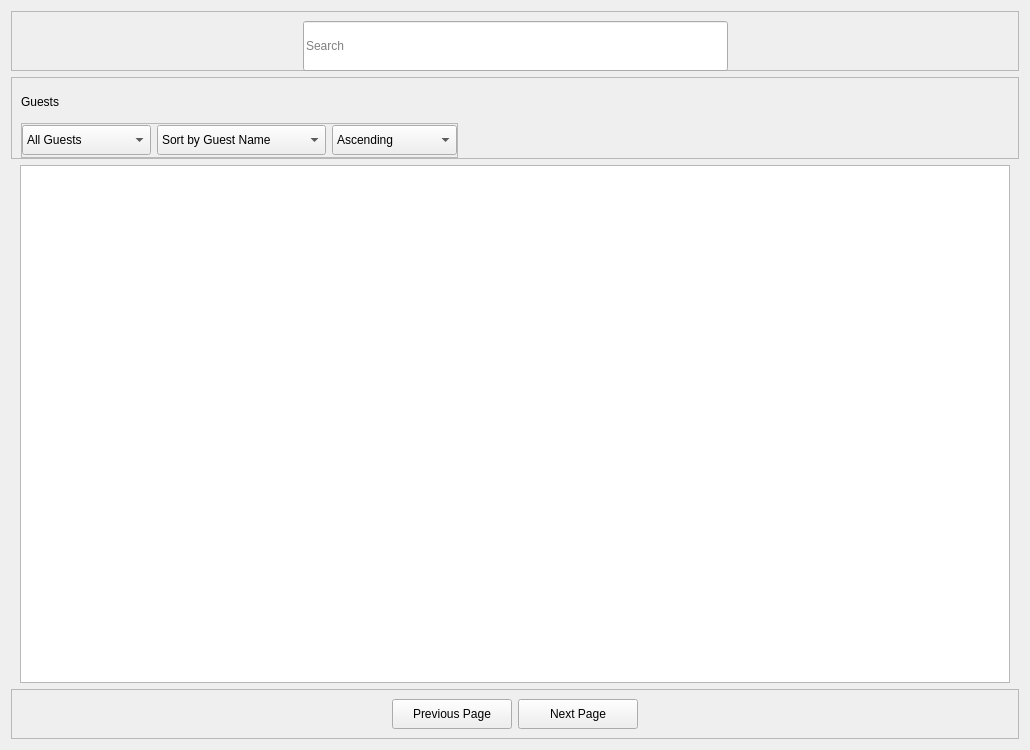
<?xml version="1.0" encoding="UTF-8"?>
<ui version="4.0">
 <class>Widget</class>
 <widget class="QWidget" name="Widget">
  <property name="geometry">
   <rect>
    <x>0</x>
    <y>0</y>
    <width>1030</width>
    <height>750</height>
   </rect>
  </property>
  <property name="minimumSize">
   <size>
    <width>1030</width>
    <height>750</height>
   </size>
  </property>
  <property name="windowTitle">
   <string>Form</string>
  </property>
  <layout class="QGridLayout" name="gridLayout">
   <item row="1" column="0">
    <widget class="QFrame" name="guest_list_label_and_actions_frame">
     <property name="minimumSize">
      <size>
       <width>0</width>
       <height>50</height>
      </size>
     </property>
     <property name="frameShape">
      <enum>QFrame::StyledPanel</enum>
     </property>
     <property name="frameShadow">
      <enum>QFrame::Raised</enum>
     </property>
     <layout class="QGridLayout" name="gridLayout_4">
      <property name="bottomMargin">
       <number>0</number>
      </property>
      <item row="2" column="0">
       <widget class="QFrame" name="actions_frame">
        <property name="minimumSize">
         <size>
          <width>0</width>
          <height>35</height>
         </size>
        </property>
        <property name="frameShape">
         <enum>QFrame::StyledPanel</enum>
        </property>
        <property name="frameShadow">
         <enum>QFrame::Raised</enum>
        </property>
        <layout class="QGridLayout" name="gridLayout_6">
         <property name="leftMargin">
          <number>0</number>
         </property>
         <property name="topMargin">
          <number>0</number>
         </property>
         <property name="rightMargin">
          <number>0</number>
         </property>
         <property name="bottomMargin">
          <number>0</number>
         </property>
         <item row="0" column="2">
          <widget class="QComboBox" name="sort_type_combobox">
           <property name="minimumSize">
            <size>
             <width>125</width>
             <height>30</height>
            </size>
           </property>
           <property name="cursor">
            <cursorShape>PointingHandCursor</cursorShape>
           </property>
           <item>
            <property name="text">
             <string>Ascending</string>
            </property>
           </item>
           <item>
            <property name="text">
             <string>Descending</string>
            </property>
           </item>
          </widget>
         </item>
         <item row="0" column="1">
          <widget class="QComboBox" name="sort_by_combobox">
           <property name="minimumSize">
            <size>
             <width>125</width>
             <height>30</height>
            </size>
           </property>
           <property name="cursor">
            <cursorShape>PointingHandCursor</cursorShape>
           </property>
           <item>
            <property name="text">
             <string>Sort by Guest Name</string>
            </property>
           </item>
           <item>
            <property name="text">
             <string>Sort by Phone Number</string>
            </property>
           </item>
           <item>
            <property name="text">
             <string>Sort by Last Visit Date</string>
            </property>
           </item>
           <item>
            <property name="text">
             <string>Sort by Visit Count</string>
            </property>
           </item>
           <item>
            <property name="text">
             <string>Sort by Total Amount Due</string>
            </property>
           </item>
          </widget>
         </item>
         <item row="0" column="0">
          <widget class="QComboBox" name="show_type_combobox">
           <property name="minimumSize">
            <size>
             <width>125</width>
             <height>30</height>
            </size>
           </property>
           <item>
            <property name="text">
             <string>All Guests</string>
            </property>
           </item>
           <item>
            <property name="text">
             <string>Currently Staying</string>
            </property>
           </item>
           <item>
            <property name="text">
             <string>With Reservations</string>
            </property>
           </item>
           <item>
            <property name="text">
             <string>Active Guests</string>
            </property>
           </item>
          </widget>
         </item>
        </layout>
       </widget>
      </item>
      <item row="1" column="0">
       <widget class="QLabel" name="guests_label">
        <property name="minimumSize">
         <size>
          <width>0</width>
          <height>30</height>
         </size>
        </property>
        <property name="text">
         <string>Guests</string>
        </property>
       </widget>
      </item>
      <item row="2" column="1">
       <spacer name="hs_3">
        <property name="orientation">
         <enum>Qt::Horizontal</enum>
        </property>
        <property name="sizeHint" stdset="0">
         <size>
          <width>40</width>
          <height>20</height>
         </size>
        </property>
       </spacer>
      </item>
     </layout>
    </widget>
   </item>
   <item row="0" column="0">
    <widget class="QFrame" name="search_bar_frame">
     <property name="minimumSize">
      <size>
       <width>0</width>
       <height>60</height>
      </size>
     </property>
     <property name="maximumSize">
      <size>
       <width>16777215</width>
       <height>60</height>
      </size>
     </property>
     <property name="frameShape">
      <enum>QFrame::StyledPanel</enum>
     </property>
     <property name="frameShadow">
      <enum>QFrame::Raised</enum>
     </property>
     <layout class="QGridLayout" name="gridLayout_3">
      <property name="leftMargin">
       <number>0</number>
      </property>
      <property name="rightMargin">
       <number>0</number>
      </property>
      <property name="spacing">
       <number>0</number>
      </property>
      <item row="0" column="0">
       <spacer name="hs_1">
        <property name="orientation">
         <enum>Qt::Horizontal</enum>
        </property>
        <property name="sizeHint" stdset="0">
         <size>
          <width>40</width>
          <height>20</height>
         </size>
        </property>
       </spacer>
      </item>
      <item row="0" column="1">
       <widget class="QLineEdit" name="search_lineedit">
        <property name="minimumSize">
         <size>
          <width>425</width>
          <height>50</height>
         </size>
        </property>
        <property name="readOnly">
         <bool>false</bool>
        </property>
        <property name="placeholderText">
         <string>Search</string>
        </property>
       </widget>
      </item>
      <item row="0" column="2">
       <spacer name="hs_2">
        <property name="orientation">
         <enum>Qt::Horizontal</enum>
        </property>
        <property name="sizeHint" stdset="0">
         <size>
          <width>40</width>
          <height>20</height>
         </size>
        </property>
       </spacer>
      </item>
     </layout>
    </widget>
   </item>
   <item row="2" column="0">
    <widget class="QFrame" name="guest_table_view_frame">
     <property name="frameShape">
      <enum>QFrame::NoFrame</enum>
     </property>
     <property name="frameShadow">
      <enum>QFrame::Raised</enum>
     </property>
     <layout class="QGridLayout" name="gridLayout_2">
      <property name="topMargin">
       <number>0</number>
      </property>
      <property name="bottomMargin">
       <number>0</number>
      </property>
      <item row="0" column="0">
       <widget class="QTableView" name="guest_table_view">
        <property name="verticalScrollBarPolicy">
         <enum>Qt::ScrollBarAlwaysOff</enum>
        </property>
        <property name="horizontalScrollBarPolicy">
         <enum>Qt::ScrollBarAlwaysOff</enum>
        </property>
        <property name="sizeAdjustPolicy">
         <enum>QAbstractScrollArea::AdjustIgnored</enum>
        </property>
        <property name="showGrid">
         <bool>false</bool>
        </property>
        <attribute name="verticalHeaderVisible">
         <bool>false</bool>
        </attribute>
       </widget>
      </item>
     </layout>
    </widget>
   </item>
   <item row="3" column="0">
    <widget class="QFrame" name="page_buttons_frame">
     <property name="minimumSize">
      <size>
       <width>0</width>
       <height>50</height>
      </size>
     </property>
     <property name="frameShape">
      <enum>QFrame::StyledPanel</enum>
     </property>
     <property name="frameShadow">
      <enum>QFrame::Raised</enum>
     </property>
     <layout class="QGridLayout" name="gridLayout_5">
      <item row="0" column="0">
       <spacer name="hs_4">
        <property name="orientation">
         <enum>Qt::Horizontal</enum>
        </property>
        <property name="sizeHint" stdset="0">
         <size>
          <width>40</width>
          <height>20</height>
         </size>
        </property>
       </spacer>
      </item>
      <item row="0" column="2">
       <widget class="QPushButton" name="next_page_button">
        <property name="minimumSize">
         <size>
          <width>120</width>
          <height>30</height>
         </size>
        </property>
        <property name="cursor">
         <cursorShape>PointingHandCursor</cursorShape>
        </property>
        <property name="text">
         <string>Next Page</string>
        </property>
       </widget>
      </item>
      <item row="0" column="1">
       <widget class="QPushButton" name="previous_page_button">
        <property name="minimumSize">
         <size>
          <width>120</width>
          <height>30</height>
         </size>
        </property>
        <property name="cursor">
         <cursorShape>PointingHandCursor</cursorShape>
        </property>
        <property name="text">
         <string>Previous Page</string>
        </property>
       </widget>
      </item>
      <item row="0" column="3">
       <spacer name="hs_5">
        <property name="orientation">
         <enum>Qt::Horizontal</enum>
        </property>
        <property name="sizeHint" stdset="0">
         <size>
          <width>40</width>
          <height>20</height>
         </size>
        </property>
       </spacer>
      </item>
     </layout>
    </widget>
   </item>
  </layout>
 </widget>
 <resources/>
 <connections/>
</ui>
